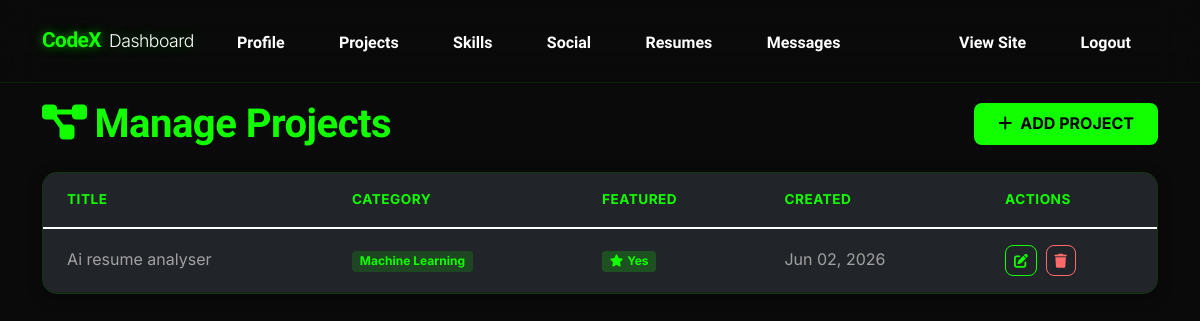
The app's page /dashboard/projects/ (signed in) with its own data.
### user/models.py (models this page shows, shortened)
class Project(models.Model):
    CATEGORY_CHOICES = [
        ('web', 'Web Development'),
        ('ml', 'Machine Learning'),
        ('mobile', 'Mobile App'),
        ('other', 'Other'),
    ]
    title = models.CharField(max_length=200)
    description = models.TextField()
    tech_stack = models.CharField(max_length=500, help_text="Comma-separated technologies")
    image = models.ImageField(upload_to='projects/', blank=True, null=True)
    github_link = models.URLField(blank=True)
    live_link = models.URLField(blank=True)
    category = models.CharField(max_length=20, choices=CATEGORY_CHOICES, default='web')
    featured = models.BooleanField(default=False)
    created_date = models.DateTimeField(default=timezone.now)
    class Meta:
        ordering = ['-created_date']

### dashboard/views.py (the view)
# urls.py: path('projects/', views.manage_projects, name='projects'),
@login_required
def manage_projects(request):
    projects = Project.objects.all()
    return render(request, 'dashboard/projects.html', {'projects': projects})

### templates/dashboard/projects.html (shortened to what this page needs)
{% extends 'dashboard/base_dashboard.html' %}
{% block dashboard_content %}
<div class="row mb-4">
    <div class="col-12">
        <div class="d-flex justify-content-between align-items-center">
            <h1 class="text-green mb-0" style="font-family:'Lexend',sans-serif;"><i class="fas fa-project-diagram me-2"></i>Manage Projects</h1>
            <a href="{% url 'dashboard:add_project' %}" class="btn-primary-green px-4 py-2 text-decoration-none" style="border-radius: 8px;">
                <i class="fas fa-plus me-2"></i>Add Project
            </a>
        </div>
    </div>
</div>
<div class="row">
    <div class="col-12">
        <div class="card" style="background: #111; border: 1px solid rgba(18,255,0,0.1); border-radius: 14px; overflow: hidden;">
            <div class="card-body p-0">
                {% if projects %}
                    <div class="table-responsive">
                        <table class="table table-dark table-hover mb-0" style="background: transparent;">
                            <thead style="background: rgba(18,255,0,0.05);">
                                <tr>
                                    <th class="py-3 px-4" style="color: #12ff00; border-bottom: 1px solid rgba(18,255,0,0.1);">Title</th>
                                    <th class="py-3 px-4" style="color: #12ff00; border-bottom: 1px solid rgba(18,255,0,0.1);">Category</th>
                                    <th class="py-3 px-4" style="color: #12ff00; border-bottom: 1px solid rgba(18,255,0,0.1);">Featured</th>
                                    <th class="py-3 px-4" style="color: #12ff00; border-bottom: 1px solid rgba(18,255,0,0.1);">Created</th>
                                    <th class="py-3 px-4" style="color: #12ff00; border-bottom: 1px solid rgba(18,255,0,0.1);">Actions</th>
                                </tr>
                            </thead>
                            <tbody>
                                {% for project in projects %}
                                    <tr>
                                        <td class="py-3 px-4 fw-semibold text-white border-bottom border-dark">{{ project.title }}</td>
                                        <td class="py-3 px-4 border-bottom border-dark"><span class="badge" style="background: rgba(18,255,0,0.15); color: #12ff00;">{{ project.get_category_display }}</span></td>
                                        <td class="py-3 px-4 border-bottom border-dark">
                                            {% if project.featured %}
                                                <span class="badge" style="background: rgba(18,255,0,0.2); color: #12ff00;"><i class="fas fa-star me-1"></i>Yes</span>
                                            {% else %}
                                                <span class="badge bg-secondary">No</span>
                                            {% endif %}
                                        </td>
                                        <td class="py-3 px-4 text-muted border-bottom border-dark">{{ project.created_date|date:"M d, Y" }}</td>
                                        <td class="py-3 px-4 border-bottom border-dark">
                                            <a href="{% url 'dashboard:edit_project' project.pk %}" class="btn btn-sm btn-outline-primary me-1" style="border-color: #12ff00; color: #12ff00;"><i class="fas fa-edit"></i></a>
                                            <form method="post" action="{% url 'dashboard:delete_project' project.pk %}" class="d-inline">
                                                <button type="submit" class="btn btn-sm btn-outline-danger" onclick="return confirm('Are you sure you want to delete this project?');"><i class="fas fa-trash"></i></button>
                                            </form>
                                        </td>
                                    </tr>
                                {% endfor %}
                            </tbody>
                        </table>
                    </div>
                {% endif %}
            </div>
        </div>
    </div>
</div>
{% endblock %}

### static/css/style.css (style rules this page uses)
:root { --primary-color: #12ff00; --bg-dark: #0a0a0a; --bg-card: #141414; --text-main: #ffffff; --text-muted: #a0a0a0; --transition: all 0.4s cubic-bezier(0.175, 0.885, 0.32, 1.275); --font-heading: 'Lexend', sans-serif; --font-body: 'Inter', sans-serif; }
body { background-color: var(--bg-dark); color: var(--text-main); font-family: var(--font-body); line-height: 1.6; overflow-x: hidden; }
h1, h2, h3, h4, h5, h6 { color: var(--primary-color); font-family: var(--font-heading); font-weight: 700; letter-spacing: -0.5px; }
.text-green { color: var(--primary-color) !important; }
.btn-primary-green { background: var(--primary-color); color: #000; border: none; padding: 0.8rem 2.5rem; border-radius: 10px; font-weight: 700; transition: var(--transition); text-transform: uppercase; text-decoration: none; display: inline-block; }
.card { background: var(--bg-card) !important; border: 1px solid rgba(18, 255, 0, 0.15) !important; border-radius: 15px !important; color: var(--text-main) !important; box-shadow: 0 4px 15px rgba(0, 0, 0, 0.3) !important; }
.table { color: var(--text-main) !important; background-color: transparent !important; }
.table th { border-color: rgba(18, 255, 0, 0.15) !important; color: var(--primary-color) !important; font-weight: 700; text-transform: uppercase; font-size: 0.85rem; letter-spacing: 0.5px; }
.table td { border-color: rgba(255, 255, 255, 0.05) !important; color: var(--text-muted) !important; vertical-align: middle; }
.btn-outline-primary { color: var(--primary-color) !important; border-color: var(--primary-color) !important; font-weight: 600 !important; border-radius: 8px !important; transition: var(--transition) !important; }
.btn-outline-danger { color: #ff6b6b !important; border-color: #ff6b6b !important; font-weight: 600 !important; border-radius: 8px !important; transition: var(--transition) !important; }

### records on screen
Project: title "Ai resume analyser", category "Machine Learning", featured True (drawn), created_date "Jun 02, 2026"
